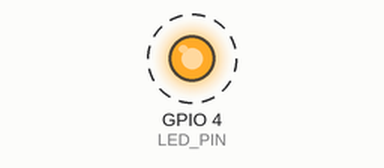
Recording of a program running on a simulated ESP32 board running MicroPython. On the bench: output pins drawn as LEDs (lit = HIGH). Dashed ring = blinking.

Above: at 0.2 s.
Timing chart, 0 to 3.0 s (numbered marks = the images above):
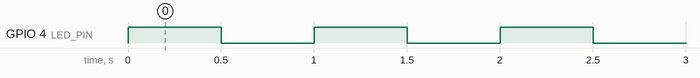

The program:

exercicio_1_1.py
```python
"""
Exercício 1.1: Blink do MicroPython.
"""
from machine import Pin
from time import sleep


LED_PIN = Pin(4, Pin.OUT)

while True:
    LED_PIN.value(1)
    sleep(0.5)
    LED_PIN.value(0)
    sleep(0.5)
```

Measured:
- by itself, GPIO 4 (LED_PIN): alternates HIGH for 0.50 s and LOW for 0.50 s
